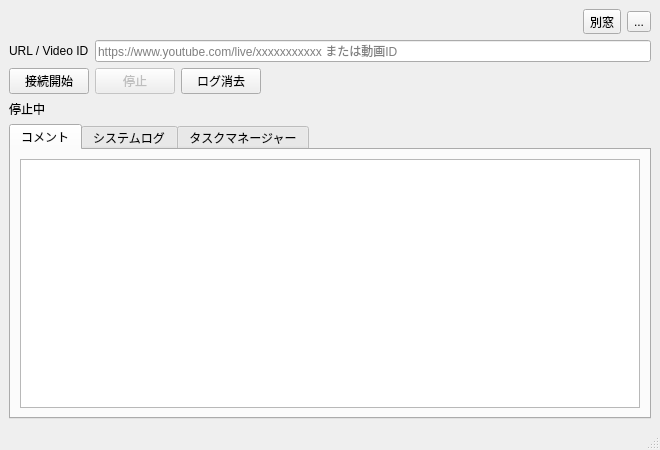
<?xml version="1.0" encoding="UTF-8"?>
<ui version="4.0">
 <class>LiveVoiceBridgeWindow</class>
 <widget class="QMainWindow" name="LiveVoiceBridgeWindow">
  <property name="geometry">
   <rect>
    <x>0</x>
    <y>0</y>
    <width>660</width>
    <height>450</height>
   </rect>
  </property>
  <property name="windowTitle">
   <string>LiveVoiceBridge</string>
  </property>
  <widget class="QWidget" name="centralwidget">
   <layout class="QVBoxLayout" name="rootLayout">
    <item>
     <layout class="QHBoxLayout" name="topLayout">
      <item>
       <spacer name="topSpacer">
        <property name="orientation">
         <enum>Qt::Orientation::Horizontal</enum>
        </property>
        <property name="sizeHint" stdset="0">
         <size>
          <width>40</width>
          <height>20</height>
         </size>
        </property>
       </spacer>
      </item>
      <item>
       <widget class="QToolButton" name="popoutButton">
        <property name="toolTip">
         <string>コメントを別ウィンドウで表示（PiP）</string>
        </property>
        <property name="text">
         <string>別窓</string>
        </property>
        <property name="checkable">
         <bool>true</bool>
        </property>
       </widget>
      </item>
      <item>
       <widget class="QToolButton" name="settingsButton">
        <property name="toolTip">
         <string>設定</string>
        </property>
        <property name="text">
         <string>...</string>
        </property>
       </widget>
      </item>
     </layout>
    </item>
    <item>
     <layout class="QHBoxLayout" name="urlLayout">
      <item>
       <widget class="QLabel" name="urlLabel">
        <property name="text">
         <string>URL / Video ID</string>
        </property>
       </widget>
      </item>
      <item>
       <widget class="QLineEdit" name="urlLineEdit">
        <property name="placeholderText">
         <string>https://www.youtube.com/live/xxxxxxxxxxx または動画ID</string>
        </property>
       </widget>
      </item>
     </layout>
    </item>
    <item>
     <layout class="QHBoxLayout" name="buttonLayout">
      <item>
       <widget class="QPushButton" name="startButton">
        <property name="text">
         <string>接続開始</string>
        </property>
       </widget>
      </item>
      <item>
       <widget class="QPushButton" name="stopButton">
        <property name="enabled">
         <bool>false</bool>
        </property>
        <property name="text">
         <string>停止</string>
        </property>
       </widget>
      </item>
      <item>
       <widget class="QPushButton" name="clearLogButton">
        <property name="text">
         <string>ログ消去</string>
        </property>
       </widget>
      </item>
      <item>
       <spacer name="buttonSpacer">
        <property name="orientation">
         <enum>Qt::Orientation::Horizontal</enum>
        </property>
        <property name="sizeHint" stdset="0">
         <size>
          <width>40</width>
          <height>20</height>
         </size>
        </property>
       </spacer>
      </item>
     </layout>
    </item>
    <item>
     <widget class="QLabel" name="statusLabel">
      <property name="text">
       <string>停止中</string>
      </property>
     </widget>
    </item>
    <item>
     <widget class="QTabWidget" name="tabWidget">
      <property name="currentIndex">
       <number>0</number>
      </property>
      <widget class="QWidget" name="commentTab">
       <attribute name="title">
        <string>コメント</string>
       </attribute>
       <layout class="QVBoxLayout" name="commentTabLayout">
        <item>
          <widget class="QListWidget" name="commentListWidget"/>
        </item>
       </layout>
      </widget>
      <widget class="QWidget" name="logTab">
       <attribute name="title">
        <string>システムログ</string>
       </attribute>
       <layout class="QVBoxLayout" name="logTabLayout">
        <item>
         <widget class="QTextEdit" name="logTextEdit">
          <property name="readOnly">
           <bool>true</bool>
          </property>
          <property name="placeholderText">
           <string>動作ログやエラーがここに表示されます</string>
          </property>
         </widget>
        </item>
       </layout>
      </widget>
      <widget class="QWidget" name="taskManagerTab">
       <attribute name="title">
        <string>タスクマネージャー</string>
       </attribute>
       <layout class="QVBoxLayout" name="taskManagerTabLayout">
        <property name="leftMargin">
         <number>0</number>
        </property>
        <property name="topMargin">
         <number>0</number>
        </property>
        <property name="rightMargin">
         <number>0</number>
        </property>
        <property name="bottomMargin">
         <number>0</number>
        </property>
       </layout>
      </widget>
     </widget>
    </item>
   </layout>
  </widget>
  <widget class="QStatusBar" name="statusbar"/>
 </widget>
 <resources/>
 <connections/>
</ui>
